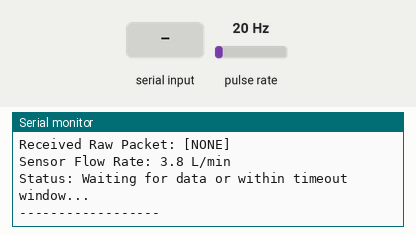
Recording of a sketch running on a simulated ESP32. Parts: the last lines printed to the serial monitor. Wiring (inferred from the names in the program): pulse sensor: data GPIO 23. The test bench sets the inputs (shaded band); at power-on: pulse rate 20 Hz.

Above: at 1.2 s.
1.3 s: "1;" received over the second serial link
2.8 s: "0;" received over the second serial link
5.8 s: pulse rate (sensor on GPIO 23) set to 4 Hz
At 6.6 s:
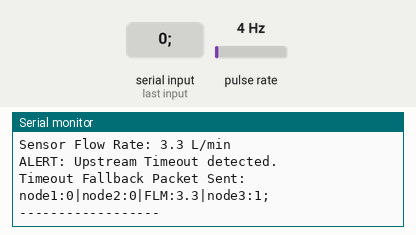
7.3 s: "2;" received over the second serial link
10.3 s: pulse rate (sensor on GPIO 23) set to 100 Hz
At 11.0 s:
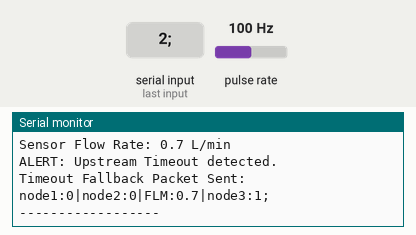
13.3 s: pulse rate (sensor on GPIO 23) set to 4 Hz
At 13.8 s:
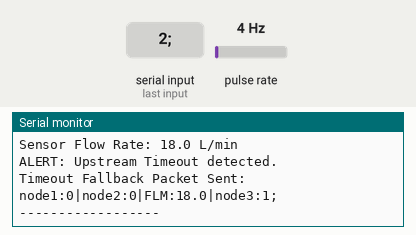
Timing chart, 0 to 14.3 s (numbered marks = the images above; inputs shaded):
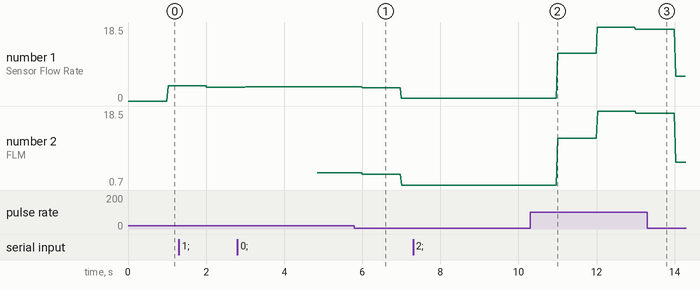

Measured:
- after the input at 5.8 s, the serial monitor: prints a new line after 0.21 s (image 1)
- plotted number 1: 3.6 → 0.7 after the input at 5.8 s, 0.7 → 18 after the input at 10.3 s, 18 → 6.2 after the input at 13.3 s
- plotted number 2: 3.6 → 0.7 after the input at 5.8 s, 0.7 → 18 after the input at 10.3 s, 18 → 6.2 after the input at 13.3 s

The sketch:

node3_fixed.ino
```cpp
#include <Arduino.h>

HardwareSerial InSerial(1);  // RX=25, TX=26
HardwareSerial OutSerial(2); // RX=32, TX=33

const String NODE_NAME = "node3";
unsigned long lastReceivedTime = 0;
const unsigned long TIMEOUT_MS = 2000;

const byte SENSOR_PIN = 23;
volatile uint16_t pulseCount = 0;
float flowRate = 0.0;
unsigned long lastFlowMillis = 0;
const float CALIBRATION_FACTOR = 5.5;

void IRAM_ATTR pulseCounterISR() {
  pulseCount++;
}

void setup() {
  Serial.begin(115200);
  InSerial.begin(9600, SERIAL_8N1, 25, 26);
  InSerial.setTimeout(50);
  OutSerial.begin(9600, SERIAL_8N1, 32, 33);

  pinMode(SENSOR_PIN, INPUT_PULLUP);
  attachInterrupt(digitalPinToInterrupt(SENSOR_PIN), pulseCounterISR, FALLING);

  lastReceivedTime = millis();
  lastFlowMillis = millis();
}

float getFLM() {
  if (millis() - lastFlowMillis >= 1000) {
    noInterrupts();
    uint16_t currentPulses = pulseCount;
    pulseCount = 0;
    interrupts();

    flowRate = (float)currentPulses / CALIBRATION_FACTOR;
    lastFlowMillis += 1000; // Fixed timing drift bug
  }
  return flowRate;
}

void loop() {
  bool dataReceived = false;
  String incomingData = "";

  if (InSerial.available() > 0) {
    incomingData = InSerial.readStringUntil(';');
    incomingData.trim();
    if (incomingData.length() > 0) {
      dataReceived = true;
      lastReceivedTime = millis();
    }
  }

  // Debug: Log incoming serial state
  Serial.println("--- DEBUG LOG ---");
  Serial.println("Received Raw Packet: [" + (dataReceived ? incomingData : "NONE") + "]");

  // Retrieve flow meter reading
  float currentFlow = getFLM();
  Serial.println("Sensor Flow Rate: " + String(currentFlow, 1) + " L/min");

  String NodeData = "FLM:" + String(currentFlow, 1) + "|" + NODE_NAME + ":1;";

  if (dataReceived) {
    String outboundData = incomingData + "|" + NodeData;
    OutSerial.println(outboundData);
    Serial.println("Forwarded Packet Sent: " + outboundData);
    Serial.println("------------------\n");
  }
  else if (millis() - lastReceivedTime > TIMEOUT_MS) {
    Serial.println("ALERT: Upstream Timeout detected.");
    String outboundData = "node1:0|node2:0|" + NodeData;
    Serial.println("Timeout Fallback Packet Sent: " + outboundData);
    OutSerial.println(outboundData);

    // Fixed continuous timeout spam: set timestamp far into the future
    // or rely on a state flag so it only triggers once per outage event.
    lastReceivedTime = millis() + 100000; // Mutes spam until new data resets it
    Serial.println("------------------\n");
  } else {
    Serial.println("Status: Waiting for data or within timeout window...");
    Serial.println("------------------\n");
  }
  delay(20);
}
```
